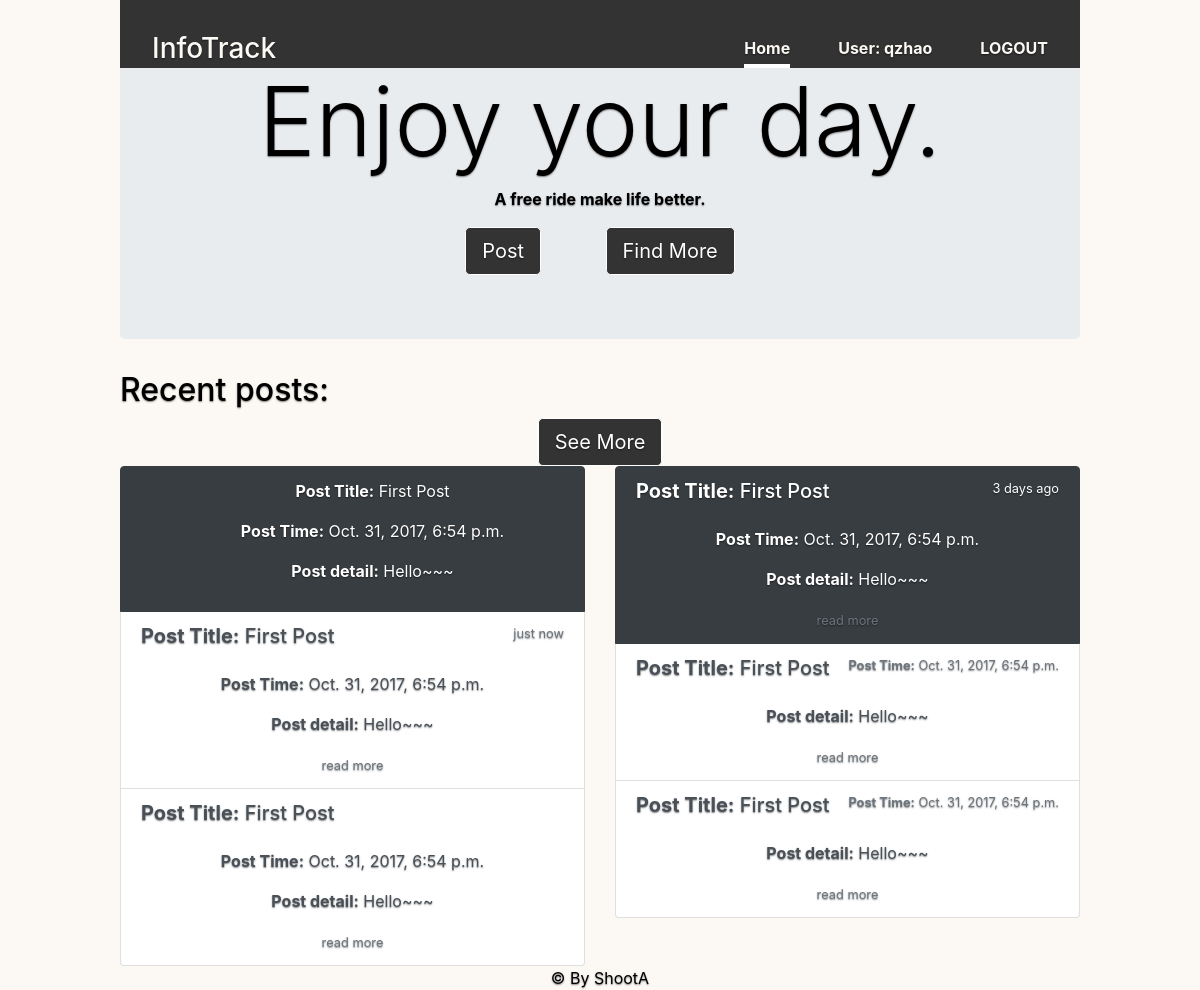
The app's page /InfoTrack/freeride/ (signed in) with its own data.
### InfoTrack/models.py (models this page shows, shortened)
class Post(models.Model):
    title = models.CharField(max_length = 20, help_text ="Your post title.",blank = True)
    context = models.TextField(help_text ="What is in your mind?",blank = True)
    time = models.DateTimeField(auto_now_add = True)
    video = models.URLField(blank=True)
    TYPE_OF_POST = (
        ("---","---"),
        ('clubinfo', 'ClubInfo'),
        ('courseinfo', 'CourseInfo'),
        ('lookforride', 'FreeRide'),
        ('tutor', 'TutorInfo'),
        ('rent', 'RentInfo')
    )
    PostType = models.CharField(max_length=50, choices=TYPE_OF_POST, default='---')
    class Meta:
        ordering = ["time"]

### InfoTrack/views.py (the view)
@login_required
def freeride(request):
    try:
        post = Post.objects.order_by("time")[0]
    except Post.DoesNotExist:
        raise Http404("Post does not exist")
    post_title = post.title
    post_time = post.time
    post_context = post.context
    return render(
        request,
        'freeride.html',
        context={'post_title':post_title,
                 'post_time':post_time,
                 'post_context':post_context,
                }
        )

### InfoTrack/templates/freeride.html (shortened to what this page needs)
{% extends "base_generic.html" %}
{%block a%}Enjoy your day.{%endblock %}
{%block b%}A free ride make life better.{%endblock %}
{% block c1%}<p><strong>Post Title:</strong> {{ post_title }}</p>{% endblock %}
{% block c2%}<p><strong>Post Time:</strong> {{ post_time }}</p>{% endblock %}
{% block c3%}<p><strong>Post detail:</strong> {{ post_context }}</p>{% endblock %}
{% block d1%}<p><strong>Post Title:</strong> {{ post_title }}</p>{% endblock %}
{% block d2%}<p><strong>Post Time:</strong> {{ post_time }}</p>{% endblock %}
{% block d3%}<p><strong>Post detail:</strong> {{ post_context }}</p>{% endblock %}
{% block e1%}<p><strong>Post Title:</strong> {{ post_title }}</p>{% endblock %}
{% block e2%}<p><strong>Post Time:</strong> {{ post_time }}</p>{% endblock %}
{% block e3%}<p><strong>Post detail:</strong> {{ post_context }}</p>{% endblock %}
{% block f1%}<p><strong>Post Title:</strong> {{ post_title }}</p>{% endblock %}
{% block f2%}<p><strong>Post Time:</strong> {{ post_time }}</p>{% endblock %}
{% block f3%}<p><strong>Post detail:</strong> {{ post_context }}</p>{% endblock %}
{% block g1%}<p><strong>Post Title:</strong> {{ post_title }}</p>{% endblock %}
{% block g2%}<p><strong>Post Time:</strong> {{ post_time }}</p>{% endblock %}
{% block g3%}<p><strong>Post detail:</strong> {{ post_context }}</p>{% endblock %}
{% block content %}
<ul>
  <p><strong>Post Title:</strong> {{ post_title }}</p>
  <p><strong>Post Time:</strong> {{ post_time }}</p>
  <p><strong>Post detail:</strong> {{ post_context }}</p>
</ul>
{% endblock %}

### InfoTrack/templates/base_generic.html (shortened to what this page needs)
<!DOCTYPE html>
<html lang="en">
  <head>
    <link rel="stylesheet" href="https://maxcdn.bootstrapcdn.com/bootstrap/4.0.0-beta/css/bootstrap.min.css">
    {% load static %}
    <link rel= "stylesheet" href="{% static 'css/stylesheetHTML.css' %}" >
  </head>
  <body>
              <div class="cover-container">
                    <div class="masthead clearfix">
                      <div class="inner">
                        <h3 class="masthead-brand">InfoTrack</h3>
                        <nav class="nav nav-masthead">
                          <a class="nav-link active" href='/InfoTrack'>Home</a>
                          {% if user.is_authenticated %}
                                <a class="nav-link" href="/InfoTrack/profile/">User:  {{ user.get_username }}</a>
                                <a class="nav-link" href="/InfoTrack/logout">LOGOUT</a>
                          {% else %}
                          <a class="nav-link" href="{% url 'login'%}?next={{request.path}}">LOGIN</a>
                          {% endif %}
                        </nav>
                      </div>
                    </div>
              <div class="jumbotron">
                <h1 class="display-1" id = "a">{% block a %}{% endblock %}</h1>
                <p class="font-weight-bold" id = 'b'>{% block b %}{% endblock %} </p>
                <div><a class="btn btn-lg btn-secondary" href="{% url 'add_post'%}" role="button">Post  </a> <a class="btn pull-right btn-lg btn-secondary" href="#" role="button">Find More </a></div>
              </div>
              <h2 class="text-left">Recent posts:</h2>
              <a class="btn btn-lg btn-secondary" href="{% url 'post_list'%}" role="button"> See More </a>
              <div class="row marketing">
                <div class="col-lg-6">
                  <div class="list-group">
                    <a href="#" class="list-group-item list-group-item-action flex-column align-items-start active list-group-item-secondary">
                      {% block content %}
                        {% endblock %}
                      </a>
                      <a href="ride_temp.html" class="list-group-item list-group-item-action flex-column align-items-start">
                          <div class="d-flex w-100 justify-content-between">
                            <h5 class="mb-1" id = 'c1'>{% block c1 %}{% endblock %}</h5>
                            <small class="text-muted">just now</small>
                          </div>
                          <p class="mb-1" id='c2'>{% block c2 %}{% endblock %}</p>
                          <p class="mb-1" id='c3'>{% block c3 %}{% endblock %}</p>
                          <small class="text-muted">read more</small>
                      </a>
                      <a href="ride_temp.html" class="list-group-item list-group-item-action flex-column align-items-start">
                        <div class="d-flex w-100 justify-content-between">
                          <h5 class="mb-1" id='d1'>{% block d1 %}{% endblock %}</h5>
                        </div>
                        <p class="mb-1" id='d2'>{% block d2 %}{% endblock %}</p>
                        <p class="mb-1" id='d3'>{% block d3 %}{% endblock %}</p>
                        <small class="text-muted">read more</small>
                      </a>
                    </div>
                </div>
                <div class="col-lg-6">
                <div class="list-group">
                  <a href="ride_temp.html" class="list-group-item list-group-item-action flex-column align-items-start active list-group-item-secondary">
                    <div class="d-flex w-100 justify-content-between">
                      <h5 class="mb-1" id='e1'>{% block e1 %}{% endblock %}</h5>
                      <small>3 days ago</small>
                    </div>
                    <p class="mb-1" id='e2'>{% block e2 %}{% endblock %} </p>
                    <p class="mb-1" id='e3'>{% block e3 %}{% endblock %} </p>
                    <small class="text-muted">read more</small>
                  </a>
                  <a href="#" class="list-group-item list-group-item-action flex-column align-items-start">
                    <div class="d-flex w-100 justify-content-between">
                      <h5 class="mb-1" id='f1'>{% block f1 %}{% endblock %}</h5>
                      <small class="text-muted" id ='f2'>{% block f2 %}{% endblock %}</small>
                    </div>
                    <p class="mb-1" id='f3'>{% block f3 %}{% endblock %} </p>
                    <small class="text-muted">read more</small>
                  </a>
                  <a href="#" class="list-group-item list-group-item-action flex-column align-items-start">
                    <div class="d-flex w-100 justify-content-between">
                      <h5 class="mb-1" id='g1'>{% block g1 %}{% endblock %}</h5>
                      <small class="text-muted" id='g2'>{% block g2 %}{% endblock %}</small>
                    </div>
                    <p class="mb-1" id='g3'>{% block g3 %}{% endblock %} </p>
                    <small class="text-muted">read more</small>
                  </a>
                </div>
                </div>
              </div>
              <footer class="footer">
                <p>&copy; By ShootA</p>
              </footer>
  </div>
  </body>
</html>

### InfoTrack/static/css/stylesheetHTML.css (style rules this page uses)
.btn-lg { margin-left: 30px; margin-right: 30px; }
.btn-secondary, .btn-secondary:hover, .btn-secondary:focus { background-color: #333; border: .05rem solid #fff; }
a, a:focus, a:hover { color: #fff; }
html, body { height: 100%; background-color: #FCF9F5; }
body { color: #000; text-align: center; text-shadow: 0 .05rem .1rem rgba(0,0,0,.5); }
.cover-container { margin-right: auto; margin-left: auto; }
.inner { padding: 2rem; }
.masthead { background-color: #333; margin-bottom: 4rem; }
.masthead-brand { margin-bottom: 0; color: #FCF9F5; }
.nav-masthead .nav-link { padding: .25rem 0; font-weight: bold; color: #FCF9F5; background-color: transparent; border-bottom: .25rem solid transparent; }
.nav-masthead .nav-link + .nav-link { margin-left: 3rem; }
.nav-masthead .active { color: #FCF9F5; border-bottom-color: #fff; }
@media (min-width: 48em) { .masthead-brand { float: left; } }
@media (min-width: 48em) { .nav-masthead { float: right; } }
@media (min-width: 40em) { .masthead { position: fixed; top: 0; } }
@media (min-width: 40em) { .masthead, .mastfoot, .cover-container { width: 100%; } }
@media (min-width: 62em) { .masthead, .mastfoot, .cover-container { width: 60rem; } }
.list-group-item-secondary, .list-group-item-secondary:hover, .list-group-item-secondary:focus { background-color: #333; border: .05rem solid #fff; }

### records on screen
Post: title "First Post", time "Oct. 31, 2017, 6:54 p.m.", context "Hello~~~"

### other values on screen
{{ user.get_username }} "qzhao"
